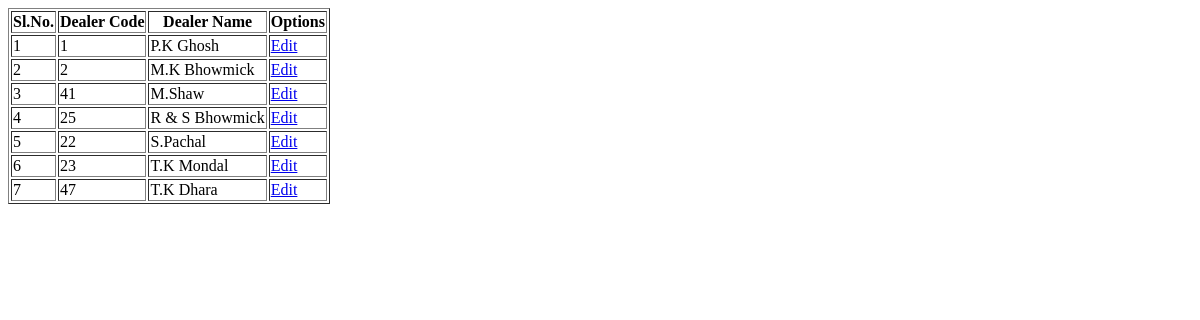
Before: /masters/dealer_master_view.php (signed in) with the older database file.
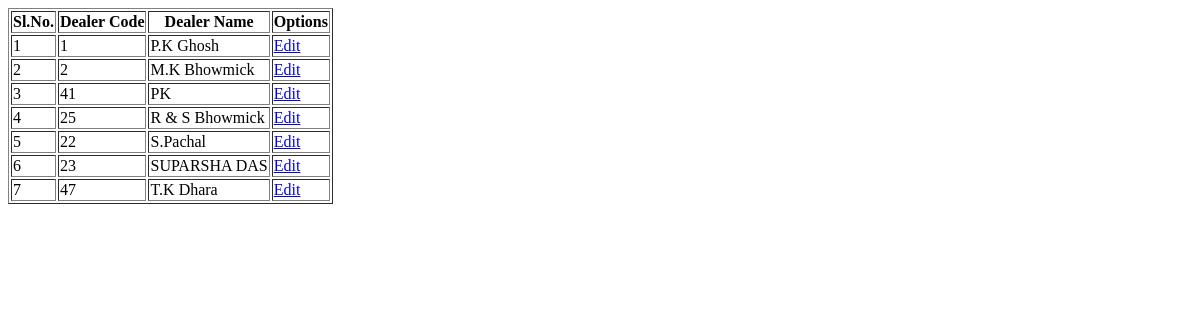
After: the same page with the newer database file.
### tables this page shows
CREATE TABLE `m_dealers` (
  `sl_no` int(10) NOT NULL,
  `del_cd` int(10) NOT NULL,
  `del_name` varchar(100) NOT NULL,
  `del_adr` varchar(100) DEFAULT NULL,
  `del_reg` varchar(20) DEFAULT NULL,
  `del_dist` varchar(20) DEFAULT NULL,
  `created_by` varchar(50) DEFAULT NULL,
  `created_dt` datetime DEFAULT NULL,
  `modified_by` varchar(50) DEFAULT NULL,
  `modified_dt` datetime DEFAULT NULL
);

### masters/dealer_master_view.php (the view, shortened to what this page needs)
<?php
        require("../session.php");
	$rtv="select sl_no,del_cd,del_name,del_adr,del_reg,del_dist from m_dealers";
	$result=mysqli_query($db_connect,$rtv);
?>
<html>
<head>
<head>
<body>
	<table border="1">
		<tr>
                	<th>Sl.No.</th>
			<th>Dealer Code</th>
			<th>Dealer Name</th>
                        <th>Options</th>
                </tr>
		<?php
			if($result){
                		if(mysqli_num_rows($result) > 0){
                        		while($rtv_data=mysqli_fetch_assoc($result)){
                                		$slno=$rtv_data['sl_no'];
						$delcd=$rtv_data['del_cd'];
					        $delname=$rtv_data['del_name'];
		?>
						<tr>
						    <td><?php echo $slno; ?></td>
						    <td><?php echo $delcd; ?></td>
						    <td><?php echo $delname; ?></td>
						    <td><a href="../edit/dealer_edit.php?sl_no=<?php echo $slno; ?>" >Edit</td>
						</tr>
		<?php
                                		}
                			}
        		}
		?>
        </table>
</body>
</html>

Changed rows visible on the page:
changed m_dealers id 3: del_name "M.Shaw" → "PK"
changed m_dealers id 6: del_name "T.K Mondal" → "SUPARSHA DAS"
